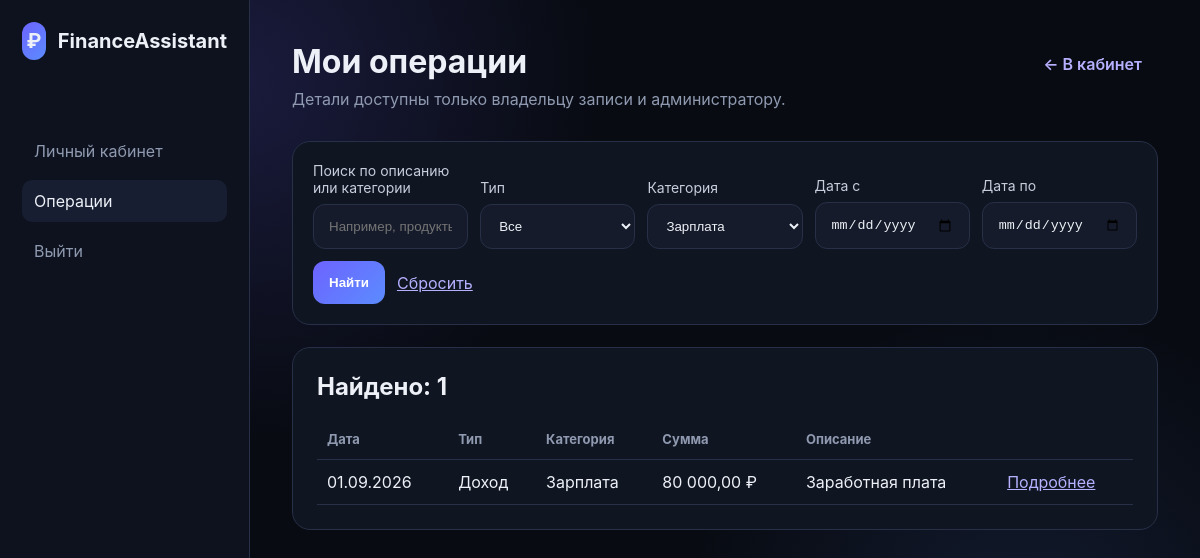
The app's page /frontend/transactions.php?category=1 (signed in) with its own data.
### tables this page shows
CREATE TABLE transactions (
    id BIGINT UNSIGNED AUTO_INCREMENT PRIMARY KEY,
    user_id BIGINT UNSIGNED NOT NULL,
    category_id BIGINT UNSIGNED NOT NULL,
    import_batch_id BIGINT UNSIGNED NULL,
    type ENUM('income', 'expense') NOT NULL,
    amount DECIMAL(14,2) UNSIGNED NOT NULL,
    transaction_date DATE NOT NULL,
    description VARCHAR(255) NULL,
    external_id VARCHAR(100) NULL,
    source ENUM('manual', 'csv') NOT NULL DEFAULT 'manual',
    created_at TIMESTAMP NOT NULL DEFAULT CURRENT_TIMESTAMP,
    CONSTRAINT fk_transactions_user
        FOREIGN KEY (user_id) REFERENCES users(id)
        ON DELETE CASCADE
        ON UPDATE CASCADE,
    CONSTRAINT fk_transactions_category
        FOREIGN KEY (category_id) REFERENCES categories(id)
        ON DELETE RESTRICT
        ON UPDATE CASCADE,
    CONSTRAINT fk_transactions_import_batch
        FOREIGN KEY (import_batch_id) REFERENCES import_batches(id)
        ON DELETE SET NULL
        ON UPDATE CASCADE,
    CONSTRAINT chk_transactions_amount CHECK (amount > 0),
    INDEX idx_transactions_user_date (user_id, transaction_date),
    INDEX idx_transactions_category_date (category_id, transaction_date),
    INDEX idx_transactions_import_batch (import_batch_id),
    INDEX idx_transactions_external_id (external_id)
);

CREATE TABLE categories (
    id BIGINT UNSIGNED AUTO_INCREMENT PRIMARY KEY,
    user_id BIGINT UNSIGNED NULL,
    name VARCHAR(100) NOT NULL,
    type ENUM('income', 'expense') NOT NULL,
    color CHAR(7) NULL,
    icon VARCHAR(50) NULL,
    created_at TIMESTAMP NOT NULL DEFAULT CURRENT_TIMESTAMP,
    CONSTRAINT fk_categories_user
        FOREIGN KEY (user_id) REFERENCES users(id)
        ON DELETE CASCADE
        ON UPDATE CASCADE,
    CONSTRAINT uq_categories_user_name_type UNIQUE (user_id, name, type)
);

### backend/src/bootstrap.php (called while the page is built, shortened)
<?php
$config = require __DIR__ . '/../config.php';
function db(): PDO
{
    global $config;
    static $pdo = null;
    if ($pdo instanceof PDO) {
        return $pdo;
    }
    $dsn = sprintf(
        'mysql:host=%s;port=%s;dbname=%s;charset=%s',
        $config['host'],
        $config['port'],
        $config['database'],
        $config['charset']
    );
    $pdo = new PDO($dsn, $config['user'], $config['password'], [
        PDO::ATTR_ERRMODE => PDO::ERRMODE_EXCEPTION,
        PDO::ATTR_DEFAULT_FETCH_MODE => PDO::FETCH_ASSOC,
        PDO::ATTR_EMULATE_PREPARES => false,
    ]);
    return $pdo;
}
function e(string $value): string
{
    return htmlspecialchars($value, ENT_QUOTES | ENT_SUBSTITUTE, 'UTF-8');
}

### frontend/transactions.php (the view, shortened to what this page needs)
<?php
require __DIR__ . '/../backend/src/bootstrap.php';
$user = require_auth();
$search = trim((string)($_GET['q'] ?? ''));
$categoryId = filter_var($_GET['category'] ?? '', FILTER_VALIDATE_INT) ?: null;
$dateFrom = (string)($_GET['from'] ?? '');
$dateTo = (string)($_GET['to'] ?? '');
$where = ['t.user_id = :user_id'];
$params = ['user_id' => (int)$user['id']];
if ($categoryId !== null) { $where[] = 't.category_id = :category_id'; $params['category_id'] = $categoryId; }
$stmt = db()->prepare('SELECT t.id, t.type, t.amount, t.transaction_date, t.description, c.name AS category
    FROM transactions t JOIN categories c ON c.id = t.category_id
    WHERE ' . implode(' AND ', $where) . ' ORDER BY t.transaction_date DESC, t.id DESC');
$stmt->execute($params);
$transactions = $stmt->fetchAll();
$categoryStmt = db()->prepare('SELECT id, name FROM categories WHERE user_id = :user_id ORDER BY name');
$categoryStmt->execute(['user_id' => (int)$user['id']]);
$categories = $categoryStmt->fetchAll();
?>
<!doctype html>
<html lang="ru"><head><meta charset="UTF-8"><meta name="viewport" content="width=device-width, initial-scale=1"><title>Операции — FinanceAssistant</title><link rel="stylesheet" href="auth.css"></head>
<body><div class="dashboard">
  <aside class="sidebar"><div class="logo"><div class="logo-mark">₽</div>FinanceAssistant</div><nav><a href="dashboard.php">Личный кабинет</a><a class="active" href="transactions.php">Операции</a><a href="logout.php">Выйти</a></nav></aside>
  <main class="main"><div class="topbar"><div><h1>Мои операции</h1><p>Детали доступны только владельцу записи и администратору.</p></div><a class="action-link" href="dashboard.php">← В кабинет</a></div>
    <form class="filters" method="get">
      <div class="field"><label for="q">Поиск по описанию или категории</label><input id="q" name="q" value="<?= e($search) ?>" maxlength="100" placeholder="Например, продукты"></div>
      <div class="field"><label for="type">Тип</label><select id="type" name="type"><option value="">Все</option></select></div>
      <div class="field"><label for="category">Категория</label><select id="category" name="category"><option value="">Все категории</option><?php foreach ($categories as $category): ?><option value="<?= (int)$category['id'] ?>" <?= $categoryId === (int)$category['id'] ? 'selected' : '' ?>><?= e($category['name']) ?></option><?php endforeach; ?></select></div>
      <div class="field"><label for="from">Дата с</label><input id="from" name="from" type="date" value="<?= e($dateFrom) ?>"></div>
      <div class="field"><label for="to">Дата по</label><input id="to" name="to" type="date" value="<?= e($dateTo) ?>"></div>
      <div class="filter-actions"><button class="btn" type="submit">Найти</button><a href="transactions.php">Сбросить</a></div>
    </form>
    <section class="panel"><h2>Найдено: <?= count($transactions) ?></h2><div class="table-wrap"><table><thead><tr><th>Дата</th><th>Тип</th><th>Категория</th><th>Сумма</th><th>Описание</th><th></th></tr></thead><tbody>
    <?php foreach ($transactions as $transaction): ?><tr><td><?= e(date('d.m.Y', strtotime($transaction['transaction_date']))) ?></td><td><?= $transaction['type'] === 'income' ? 'Доход' : 'Расход' ?></td><td><?= e($transaction['category']) ?></td><td><?= e(number_format((float)$transaction['amount'], 2, ',', ' ')) ?> ₽</td><td><?= e($transaction['description'] ?? '—') ?></td><td><a href="transaction.php?id=<?= (int)$transaction['id'] ?>">Подробнее</a></td></tr><?php endforeach; ?>
    <?php if (!$transactions): ?><tr><td colspan="6" class="empty">Операций по заданным условиям нет.</td></tr><?php endif; ?></tbody></table></div></section>
  </main></div></body></html>

### frontend/auth.css (style rules this page uses)
:root { --bg: #080b12; --panel: #101522; --panel-2: #151b2a; --line: #273047; --text: #edf1f7; --muted: #8f9ab0; --accent: #6d63ff; --accent-2: #5b8cff; --success: #38cf88; --danger: #ff5e70; --shadow: 0 24px 70px rgba(0,0,0,.38); }
* { box-sizing: border-box; }
body { margin: 0; min-height: 100vh; font-family: Inter, Segoe UI, Arial, sans-serif; color: var(--text); background: radial-gradient(circle at 20% 10%, rgba(109,99,255,.18), transparent 30%), radial-gradient(circle at 85% 80%, rgba(91,140,255,.12), transparent 28%), var(--bg); }
a { color: inherit; }
.logo { display:flex; align-items:center; gap:12px; font-weight:700; font-size:20px; margin-bottom: 70px; }
.logo-mark { width:38px; height:38px; display:grid; place-items:center; border-radius:12px; background:linear-gradient(135deg,var(--accent),var(--accent-2)); }
.field { display:grid; gap:8px; margin-bottom:18px; }
.field label { font-size:14px; color:#c7cedb; }
.field input { width:100%; padding:14px 15px; color:var(--text); background:var(--panel-2); border:1px solid var(--line); border-radius:12px; outline:none; }
.btn { width:100%; border:0; border-radius:12px; padding:14px 16px; font-weight:700; color:white; cursor:pointer; background:linear-gradient(135deg,var(--accent),var(--accent-2)); }
.dashboard { min-height:100vh; display:flex; }
.sidebar { width:250px; background:#0d121e; border-right:1px solid var(--line); padding:22px; }
.sidebar nav { display:grid; gap:8px; margin-top:34px; }
.sidebar nav a { text-decoration:none; padding:11px 12px; border-radius:10px; color:var(--muted); }
.sidebar nav a.active, .sidebar nav a:hover { background:#171e31; color:var(--text); }
.main { flex:1; padding:42px; }
.topbar { display:flex; justify-content:space-between; align-items:flex-start; gap:20px; margin-bottom:32px; }
.topbar h1 { margin:0 0 8px; }
.topbar p { margin:0; color:var(--muted); }
.panel { margin-top:22px; padding:24px; background:var(--panel); border:1px solid var(--line); border-radius:18px; }
.panel h2 { margin:0 0 18px; }
.action-link { display:inline-block; margin:12px 16px 0 0; color:#b6b0ff; text-decoration:none; font-weight:600; }
.filters { display:grid; grid-template-columns:repeat(auto-fit,minmax(155px,1fr)); gap:12px; align-items:end; margin-bottom:18px; padding:20px; background:var(--panel); border:1px solid var(--line); border-radius:18px; }
.filters .field { margin:0; }
.field select { width:100%; padding:13px 14px; color:var(--text); background:var(--panel-2); border:1px solid var(--line); border-radius:12px; }
.filter-actions { display:flex; gap:12px; align-items:center; }
.filter-actions .btn { width:auto; }
.filter-actions a, td a { color:#b6b0ff; }
.table-wrap { overflow-x:auto; }
table { width:100%; border-collapse:collapse; min-width:700px; }
th, td { padding:12px 10px; border-bottom:1px solid var(--line); text-align:left; vertical-align:top; }
th { color:var(--muted); font-size:13px; }

### records on screen
transactions: transaction_date "01.09.2026", type "Доход", category.name "Зарплата", amount "80 000,00", description "Заработная плата"

### other values on screen
count($transactions) "1"
form field category "Зарплата"
